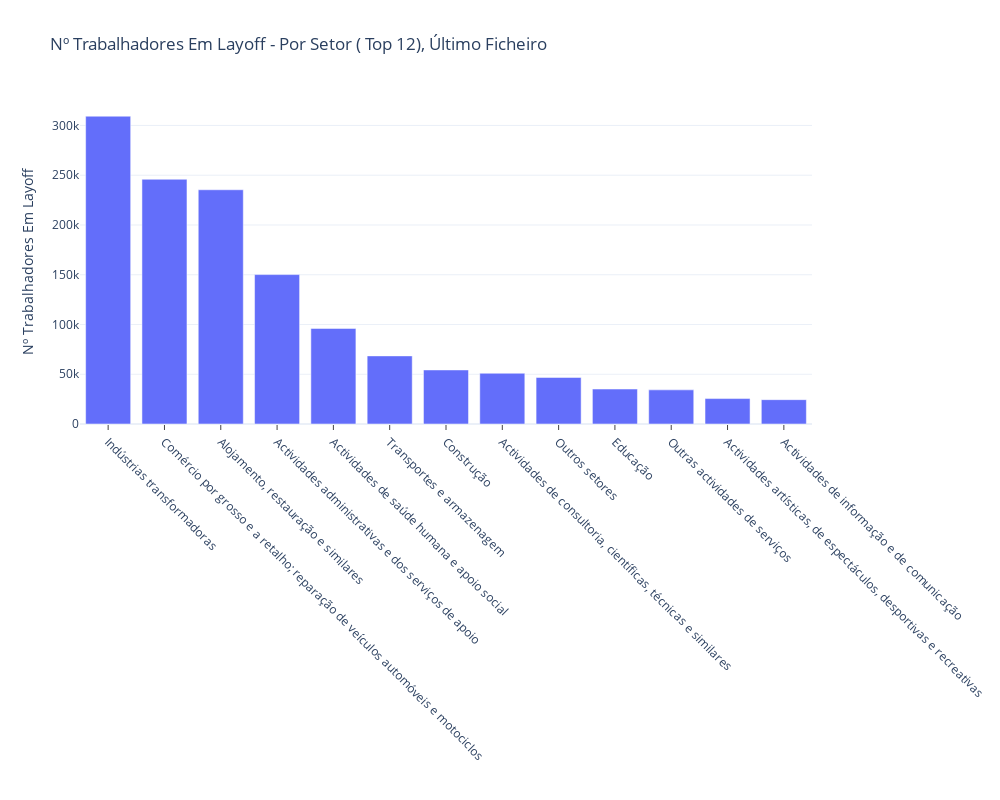

Notebook cell for this chart:
### Code cell
#Edit information to obtain the 12 most affected sectors, and include an extra sector which adds the rest of the 9 sectors, who
#were included in the study, adding them as "Outros Setores"

#Select the needed information
df_pieTotal=df_work[['Setor','Nº TRABALHADORES']]
#sort values by the number of unemployed males
df_pieTotal=df_pieTotal.sort_values(by=['Nº TRABALHADORES'],ascending=False)
#calculate the sum of the other sectors affected
TotalOutros_setores=sum(df_pieTotal['Nº TRABALHADORES'].tail(9))
#Make a new row with the sum of the rest of sectors affected
new_row=pd.Series(data={'Setor':'Outros setores','Nº TRABALHADORES':TotalOutros_setores})
#Append the new row to the existing information
df_pieTotal=df_pieTotal.append(new_row, ignore_index=True)
#sort values again by number of unemployed 
df_pieTotal=df_pieTotal.sort_values(by=['Nº TRABALHADORES'],ascending=False)
#clean the data
df_pieTotal=df_pieTotal.reset_index()
df_pieTotal=df_pieTotal.set_index('Setor')
df_pieTotal=df_pieTotal.drop('index',1)
#select the data to plot and store it in a new dataframe, select the first 12 rows (12 sectors more affected + other sectors)
df_pieTotal1=df_pieTotal['Nº TRABALHADORES']
df_pieTotal1=df_pieTotal1.head(13)

#Make a bar chart of the 12 most affected sectors + other sectors for the last report

fig = go.Figure(go.Bar(
            x=df_pieTotal1.index,
            y=df_pieTotal1.values,
            orientation='v'),
               )
fig.update_layout(
    height=800, width=1000,
    title='Nº Trabalhadores Em Layoff - Por Setor ( Top 12), Último Ficheiro',
    template='plotly_white', 
    yaxis_title="Nº Trabalhadores Em Layoff",
    xaxis_title="",
    yaxis={'categoryorder':'total ascending'}
    )
fig.update_xaxes(ticks="outside",tickangle=45,automargin=True)
fig.show()

### Figure 1 — Plotly figure (JSON) as saved in the notebook; plotly's stock layout.template omitted (floating-point values rounded to 4 significant figures)
{"data": [{"orientation": "v", "type": "bar", "x": ["Indústrias transformadoras", "Comércio por grosso e a retalho; reparação de veículos automóveis e motociclos", "Alojamento, restauração e similares", "Actividades administrativas e dos serviços de apoio", "Actividades de saúde humana e apoio social", "Transportes e armazenagem", "Construção", "Actividades de consultoria, científicas, técnicas e similares", "Outros setores", "Educação", "Outras actividades de serviços", "Actividades artísticas, de espectáculos, desportivas e recreativas", "Actividades de informação e de comunicação "], "y": [309334, 245967, 235417, 150167, 96052, 68446, 54322, 50998, 46786, 35139, 34307, 25559, 24463]}], "layout": {"height": 800, "title": {"text": "Nº Trabalhadores Em Layoff - Por Setor ( Top 12), Último Ficheiro"}, "width": 1000, "xaxis": {"automargin": true, "tickangle": 45, "ticks": "outside", "title": {"text": ""}}, "yaxis": {"categoryorder": "total ascending", "title": {"text": "Nº Trabalhadores Em Layoff"}}}}
